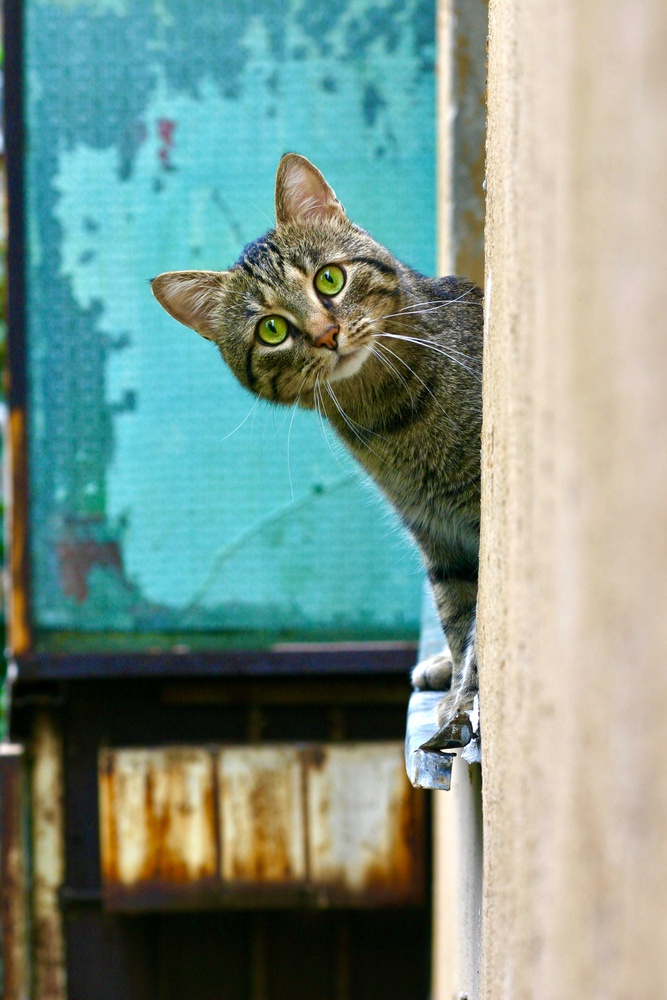
#> input picture Input_Folder/bogdan-farca-CEx86maLUSc-unsplash.jpg, 667 x 1000 px, shrunk from 2048 x 3072 before the run; its folder holds only this picture in this run
$ python Converter.py
#> lines starting #> are read from the running program, lines starting #| are printed output that depends on the picture; after the words box and inside, x2 and y2 are one past the last pixel; in counts of white or black regions, pixels touching at a corner belong together
## This Program will convert all images of Input_Folder into RGB,Grayscale,Threashold variant and will store it in Output_Folder

import os
import cv2
import numpy as np

for i in os.listdir('Input_Folder'):
    if i.endswith((".jpg", ".jpeg", ".png")):
        file_path = os.path.join('Input_Folder', i)
        # Load an image
    else:
        print('invalid image format found in Input_Folder')
        break
    img = cv2.imread(file_path)
#> img is the input picture: shape (1000, 667, 3); mean B, G, R 137.4, 148.6, 125.1

    # Convert the image from BGR to RGB
    RGB_img = cv2.cvtColor(img, cv2.COLOR_BGR2RGB)


    # Convert the image to grayscale
    gray_img = cv2.cvtColor(img, cv2.COLOR_RGB2GRAY)
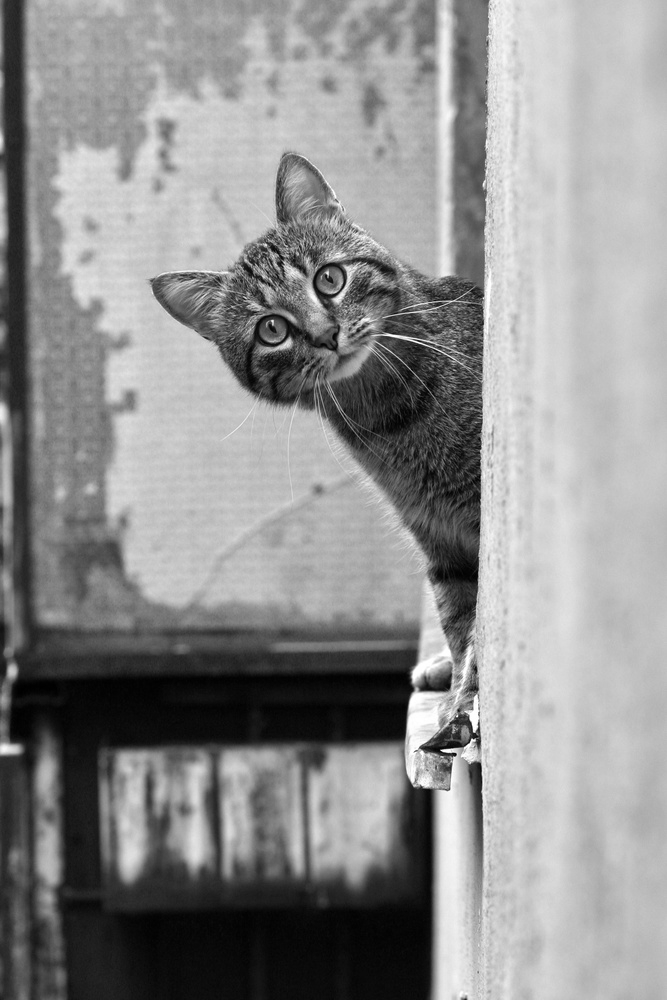
#> gray_img: shape (1000, 667); min 0, max 255, mean 142.6

    # Apply thresholding
    _, threshold_img = cv2.threshold(gray_img, 128, 255, cv2.THRESH_BINARY)
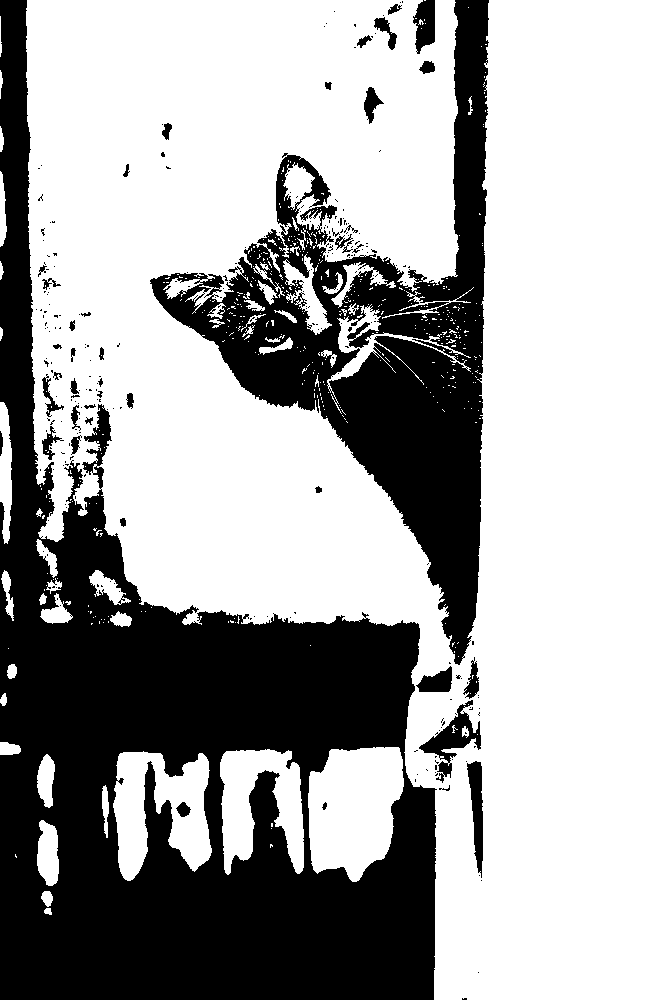
#> threshold_img: shape (1000, 667); 65.1% white; 279 black regions (235 under 20 px), largest, box (x1, y1, x2, y2) and area: (0, 0, 437, 1000) 161695, (150, 0, 489, 665) 62962, (419, 700, 481, 783) 1550

    # Save the processed image to a file
    cv2.imwrite(f"Output_Folder/RGB_{i}.jpg", RGB_img)
    cv2.imwrite(f"Output_Folder/Black_White_{i}.jpg", threshold_img)
    cv2.imwrite(f"Output_Folder/Grayscale_{i}.jpg", gray_img)

    # Destroy all windows
    cv2.destroyAllWindows()

$ run again, on Input_Folder/sarah-richer-9rKSUbYaric-unsplash.jpg
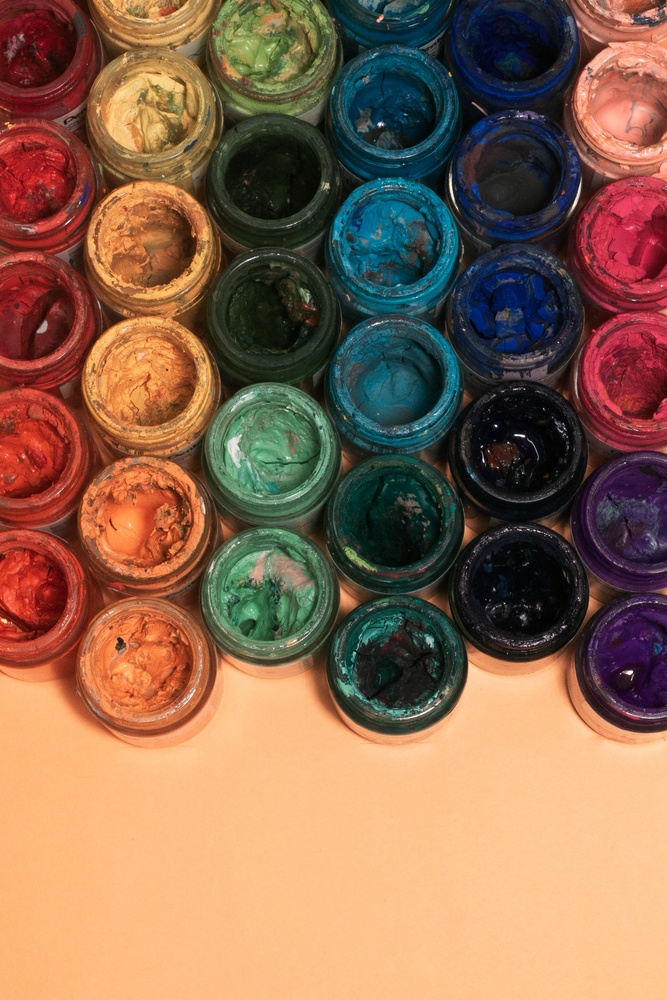
#> input picture Input_Folder/sarah-richer-9rKSUbYaric-unsplash.jpg, 667 x 1000 px, shrunk from 2507 x 3761 before the run
#> img is the input picture: shape (1000, 667, 3); mean B, G, R 80, 103.4, 139.6
#> `gray_img = cv2.cvtColor(img, cv2.COLOR_RGB2GRAY)`:
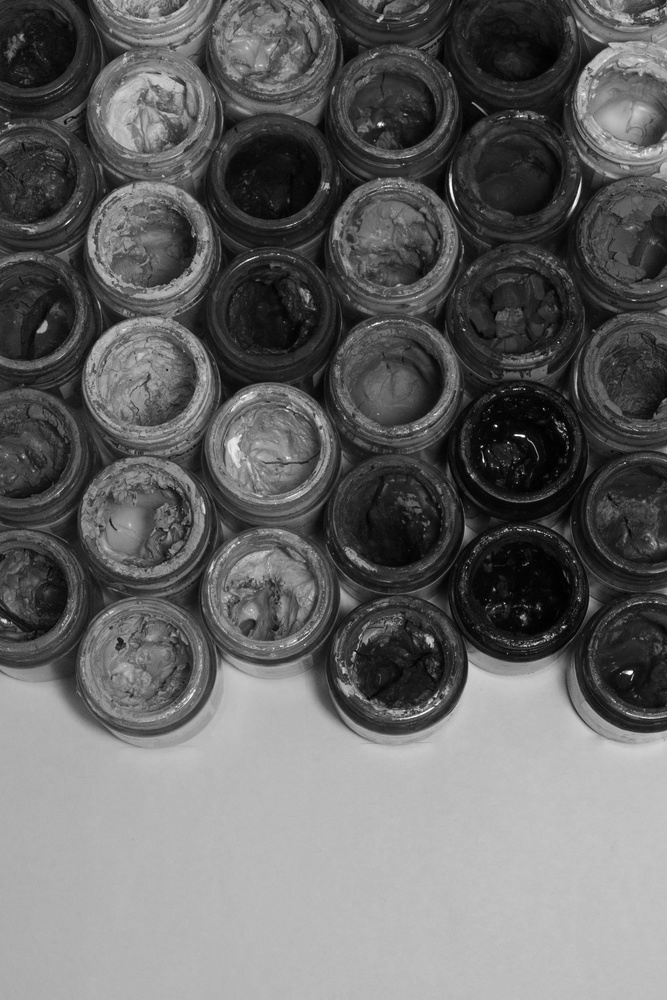
#> gray_img: shape (1000, 667); min 0, max 254, mean 100.6
#> `_, threshold_img = cv2.threshold(gray_img, 128, 255, cv2.THRESH_BINARY)`:
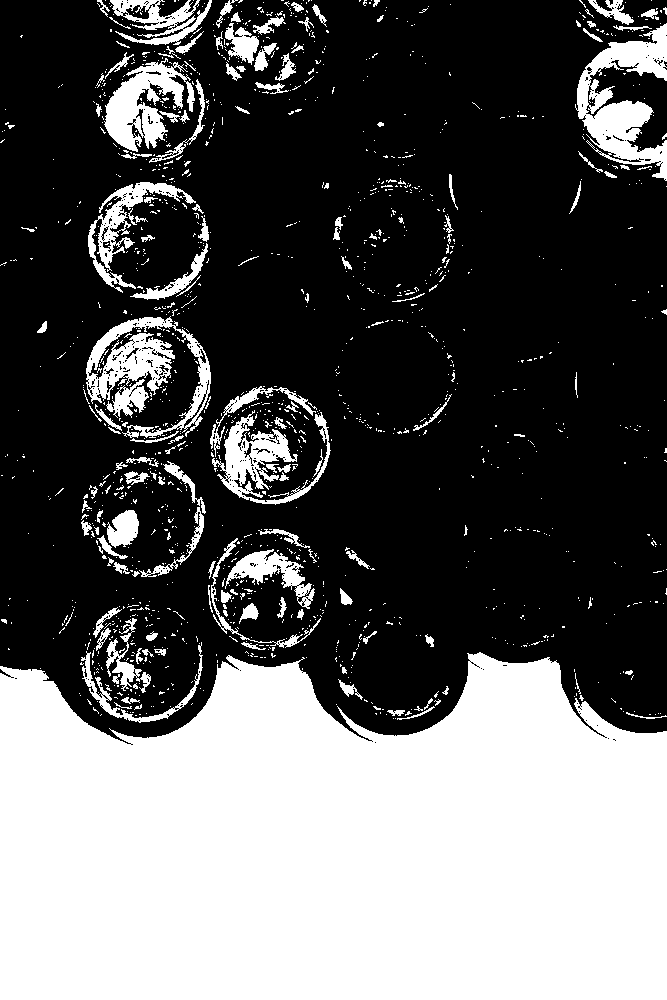
#> threshold_img: shape (1000, 667); 36.9% white; 1470 white regions (1314 under 20 px), largest, box (x1, y1, x2, y2) and area: (0, 652, 667, 1000) 199358, (575, 23, 667, 181) 6347, (86, 316, 211, 438) 5139

$ run again, on Input_Folder/siarhei-palishchuk-hgiby6qxvpc-unsplash.jpg
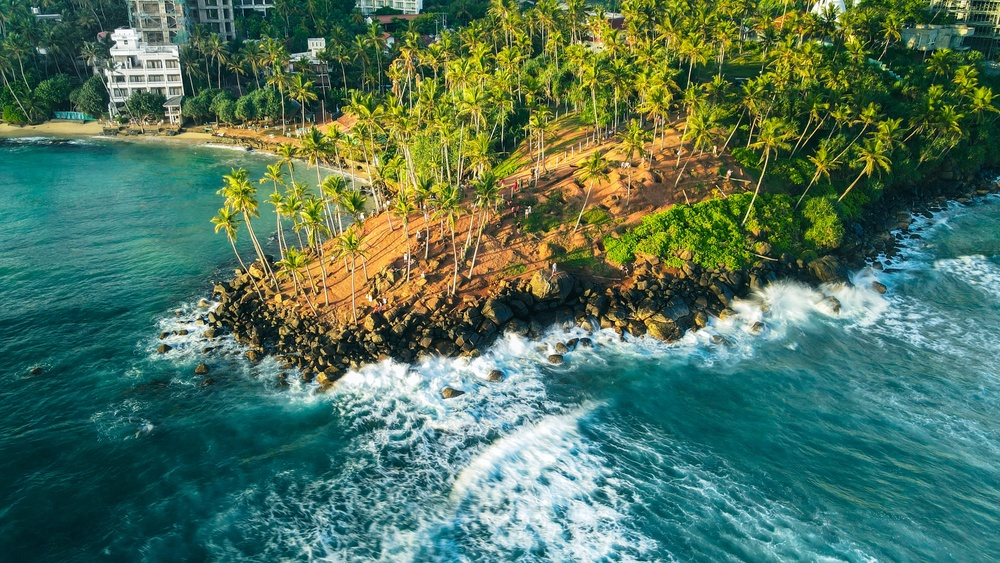
#> input picture Input_Folder/siarhei-palishchuk-hgiby6qxvpc-unsplash.jpg, 1000 x 563 px, shrunk from 3736 x 2102 before the run
#> img is the input picture: shape (563, 1000, 3); mean B, G, R 92.6, 115.2, 79.4
#> `gray_img = cv2.cvtColor(img, cv2.COLOR_RGB2GRAY)`:
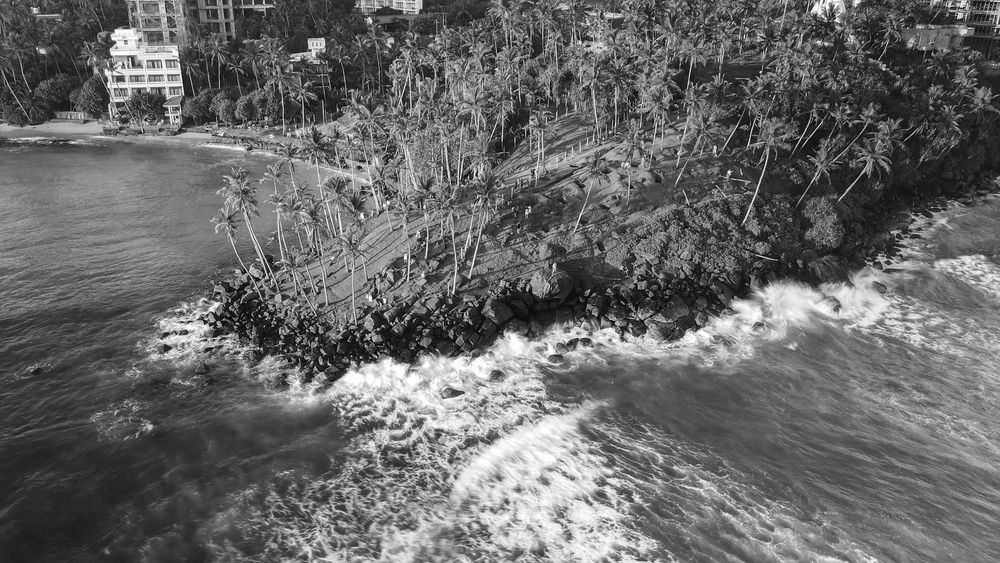
#> gray_img: shape (563, 1000); min 0, max 255, mean 104.4
#> `_, threshold_img = cv2.threshold(gray_img, 128, 255, cv2.THRESH_BINARY)`:
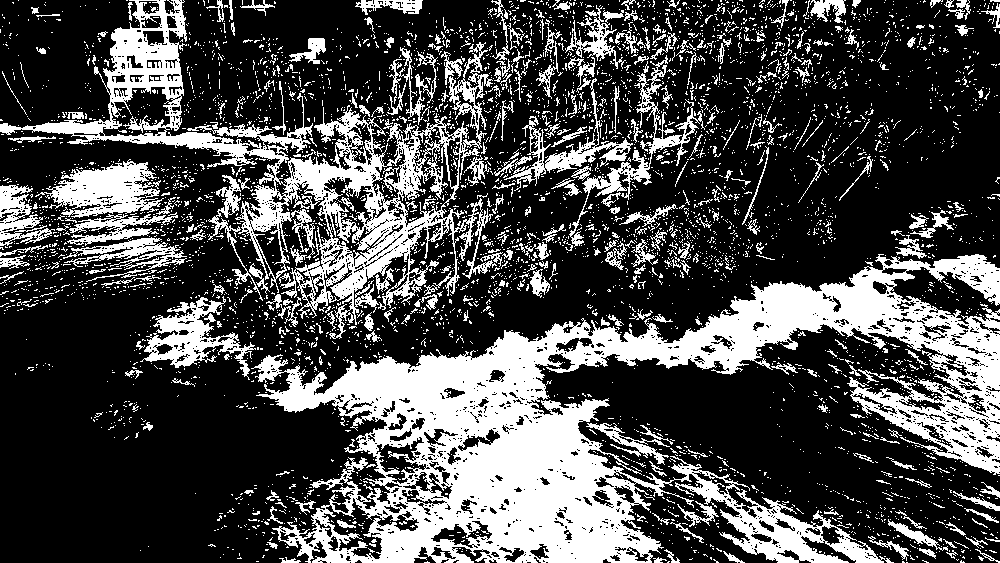
#> threshold_img: shape (563, 1000); 29.4% white; 4874 white regions (4540 under 20 px), largest, box (x1, y1, x2, y2) and area: (251, 254, 1000, 563) 81412, (0, 0, 497, 339) 28859, (35, 159, 164, 218) 3839

$ run again, on Input_Folder/joshua-earle-t6QYC3Zmis0-unsplash.jpg
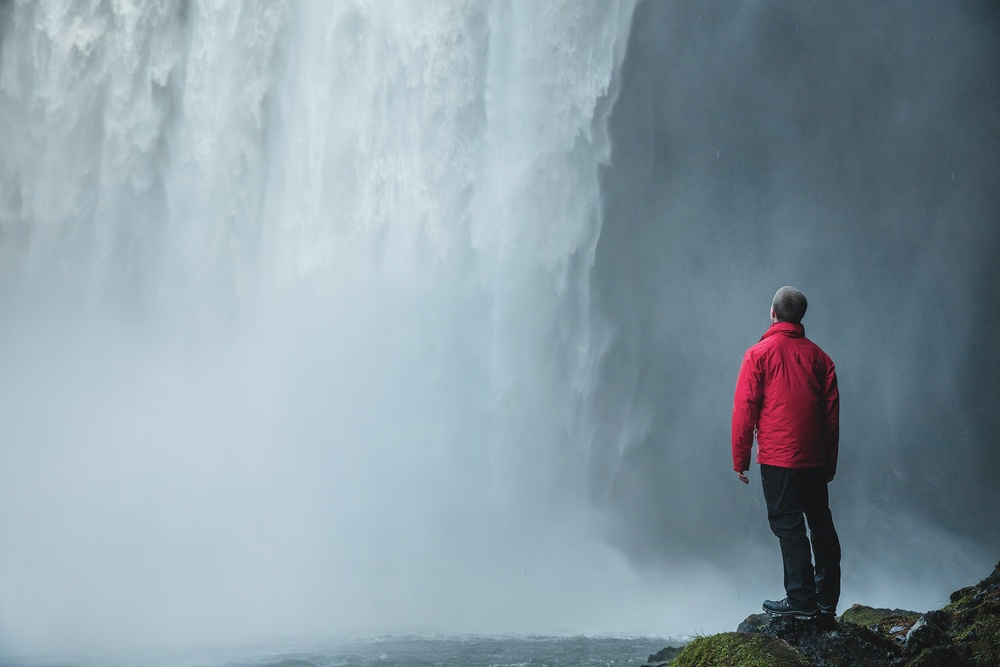
#> input picture Input_Folder/joshua-earle-t6QYC3Zmis0-unsplash.jpg, 1000 x 667 px, shrunk from 3000 x 2000 before the run
#> img is the input picture: shape (667, 1000, 3); mean B, G, R 165.5, 155.8, 138.5
#> `gray_img = cv2.cvtColor(img, cv2.COLOR_RGB2GRAY)`:
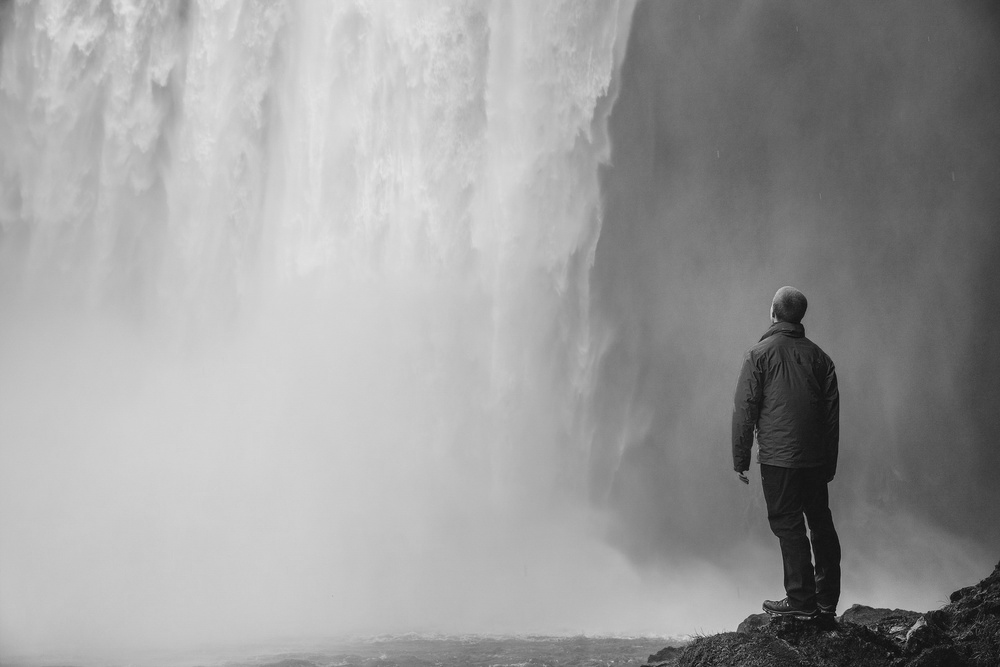
#> gray_img: shape (667, 1000); min 4, max 229, mean 156.7
#> `_, threshold_img = cv2.threshold(gray_img, 128, 255, cv2.THRESH_BINARY)`:
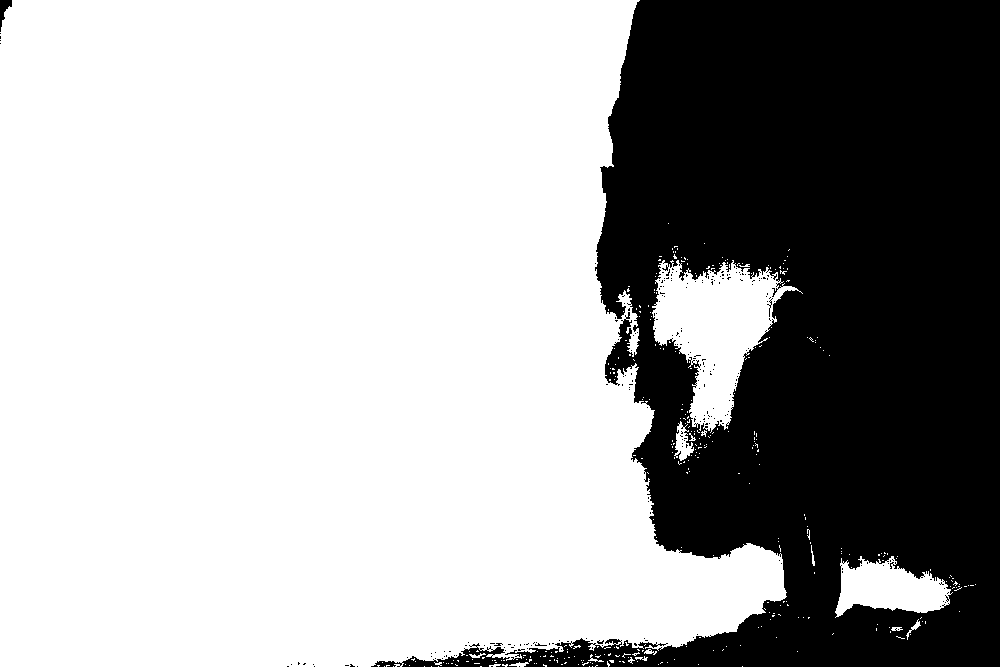
#> threshold_img: shape (667, 1000); 66.5% white; 238 black regions (235 under 20 px), largest, box (x1, y1, x2, y2) and area: (371, 0, 1000, 667) 222873, (0, 0, 12, 32) 169, (767, 298, 773, 317) 24
